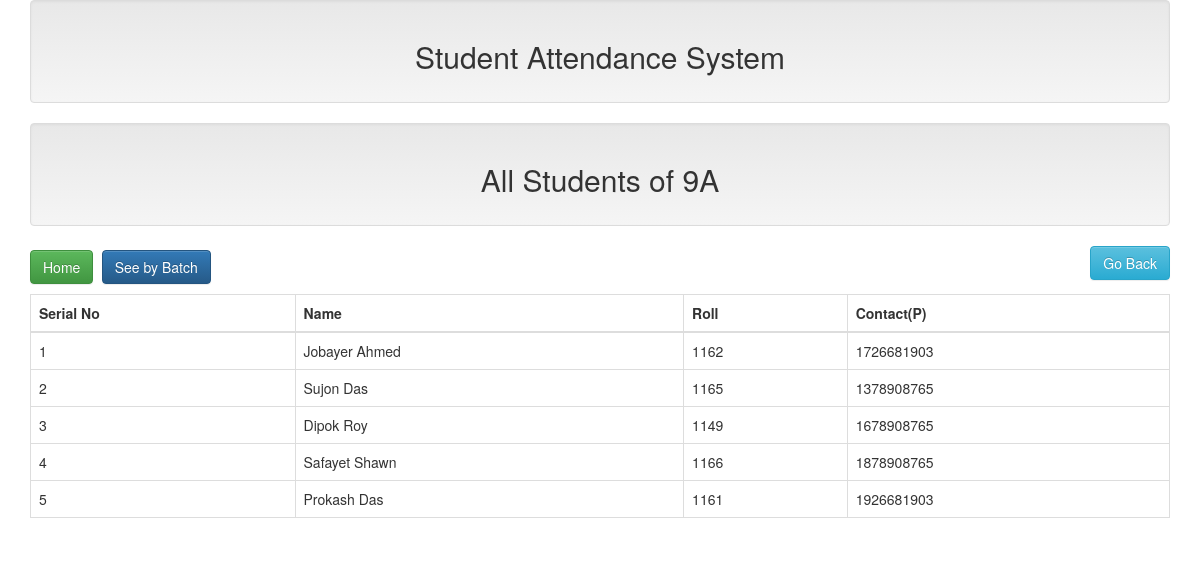
Screenshot of /bystu.php?batch=9A with the database file from the repository.
### tables this page shows
CREATE TABLE `student` (
  `id` int(100) NOT NULL,
  `name` varchar(150) NOT NULL,
  `roll` int(150) NOT NULL,
  `cnt` int(150) NOT NULL,
  `batch` varchar(150) NOT NULL
);

### lib/datbase.php (called while the page is built, shortened)
<?php
class database {
	public $host=DB_HOST;
	public $user=DB_USER;
	public $pass=DB_PASS;
	public $dbname=DB_NAME;
	public $link;
	private function connection(){
		$this->link =new mysqli($this->host, $this->user, $this->pass, $this->dbname);
	}
	public function select($query){
		$result=$this->link->query($query) or die($this->link->error.__LINE__);
		if($result->num_rows >0 ){
			return $result;
		}else{
			return false;
		}
	}
}
?>

### lib/student.php (called while the page is built, shortened)
<?php
include"lib/datbase.php";
?>
<?php
class student{
	private $db;
	public function __construct(){
		$this->db=new database;
	}
	public function bybatch($batch){
		$batch=mysqli_real_escape_string($this->db->link, $batch);
		$qq="SELECT * from student where batch='$batch' ";
		$bybatch=$this->db->select($qq);
		if($bybatch){
		return $bybatch;
		}else{
			return false;
		}
	}
}
?>

### bystu.php (the view)
<?php
include"inc/header.php";
include"lib/student.php";
?>
     <div class=" well text-center">
     	<h2>All Students of <?php if($_GET['batch']){
     		$batch=$_GET['batch'];
     		echo $batch ;
     	}
     		?>
     		</h2>
     </div>
     <div class="pane-heading ">
			<h2 >
				<a class=" btn btn-success "href="index.php">Home</a>
				<a class=" btn btn-primary "href="bybatch.php">See by Batch</a>
				<a class="btn btn-info pull-right "href="bybatch.php">Go Back</a>
			</h2>
		</div>
  <table class="table table-bordered">
    <thead>
      <tr>
      	<th>Serial No</th>
        <th>Name</th>
        <th>Roll</th>
       <th>Contact(P)</th>
      </tr>
    </thead>
    <tbody>
      <tr>
      	<?php
      		$stu=new student;
      		if(isset($_GET['batch'])){
      		$batch=$_GET['batch'];
      		$all=$stu->bybatch($batch);
      		if($all){
      			$i=0;
      			while($row=$all->fetch_assoc()){
      				$i++;
      				?>
      	<td><?php echo $i; ?></td>
        <td><?php echo $row['name'];?></td>
        <td><?php echo $row['roll'];?></td>
        <td><?php echo $row['cnt'];?></td>
      </tr>
     <?php
     			}
 				}
      		}
      	?>
    </tbody>
  </table>
</div>
</body>
</html>

### rows the page displays
student: name "Jobayer Ahmed", roll "1162", cnt "1726681903"
student: name "Sujon Das", roll "1165", cnt "1378908765"
student: name "Dipok Roy", roll "1149", cnt "1678908765"
student: name "Safayet Shawn", roll "1166", cnt "1878908765"
student: name "Prokash Das", roll "1161", cnt "1926681903"

### other values shown
$batch "9A"
